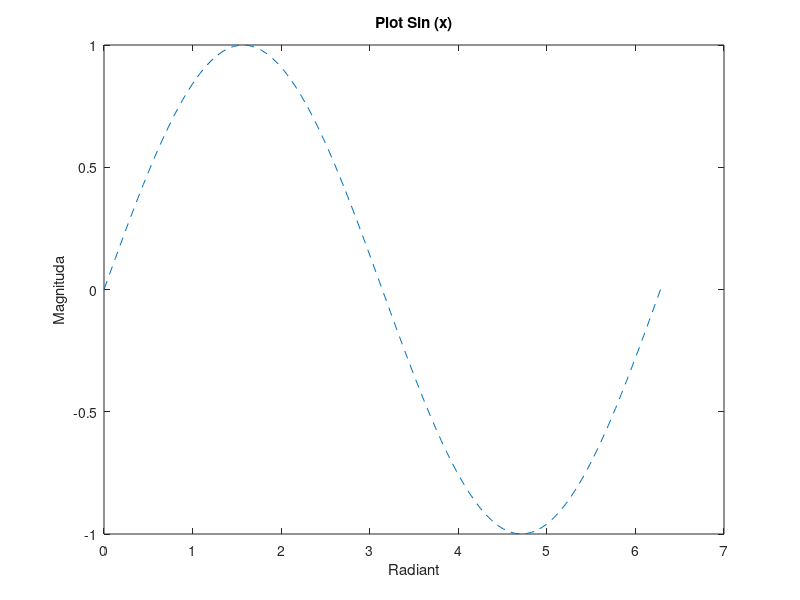
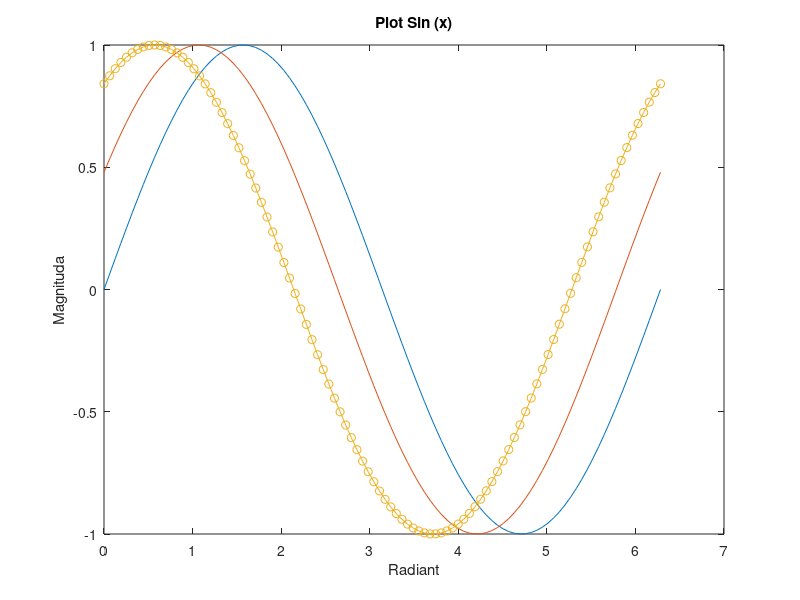
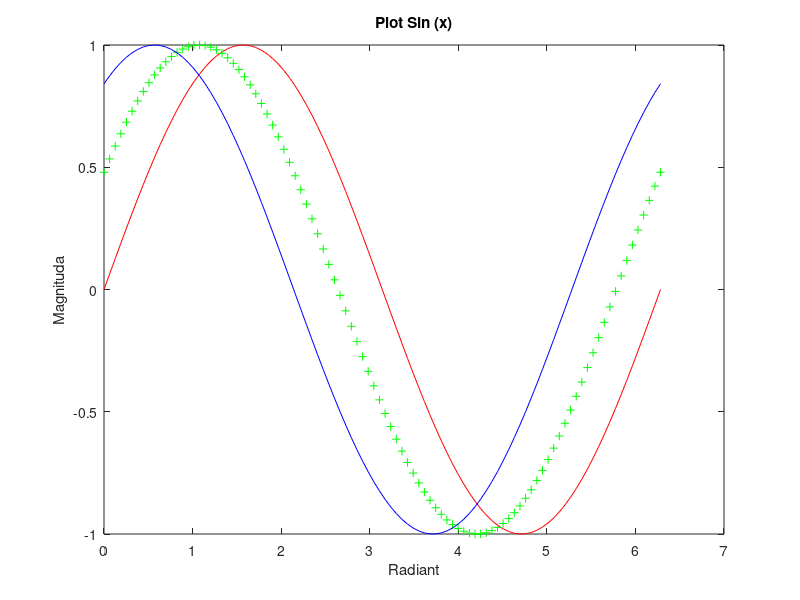
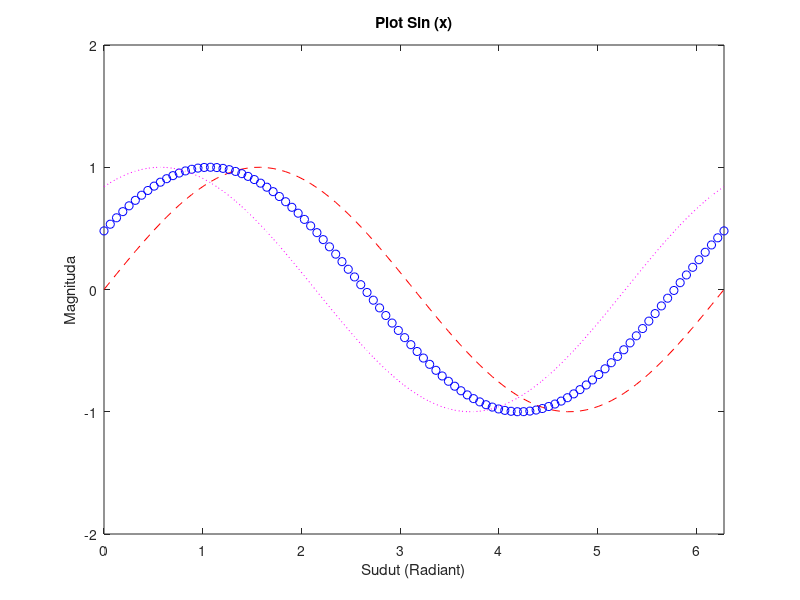

Reproduce these figures in MATLAB, in order.
clear
clc

% Range
% x = 1 : 5

x = linspace(0,2*pi,100);
y1 = sin(x);
y2 = sin(x + 0.5); % Geser ke kanan 0.5
y3 = sin(x + 1); % Geser ke kanan 1

% Single Lines
figure(1);
plot(x,y1,'--');

% Membuat Nama Figure 1
title('Plot Sin (x)'); % Judul
xlabel('Radiant');     % Sumbu X
ylabel('Magnituda');   % Sumbu y

% ----------------------------------------------------------------------

% Multi Lines
figure(2);
plot(x,y1,x,y2,x,y3,'o-') % Membuat 3 Koordinat

% Membuat Nama Figure 2
title('Plot Sin (x)'); % Judul
xlabel('Radiant');     % Sumbu X
ylabel('Magnituda');   % Sumbu y

% ----------------------------------------------------------------------

% Multi Lines dengan perintah warna sesuai Keinginan (custom)
figure(3);
plot(x,y1,'r',x,y2,'g++',x,y3,'b') 

% Membuat Nama Figure 3
title('Plot Sin (x)'); % Judul
xlabel('Radiant');     % Sumbu X
ylabel('Magnituda');   % Sumbu y

% ----------------------------------------------------------------------

% Multi Lines dengan warna dan tipe garis
figure(4)
plot(x,y1,'r--',x,y2,'bo',x,y3,'m:')

% Axis
% axis([0 2*pi -1 1]);  % Grafik bentuk berbeda
axis([0 2*pi -2 2]);

% Membuat Nama Figure 4
title('Plot Sin (x)');     % Judul
xlabel('Sudut (Radiant)'); % Sumbu X
ylabel('Magnituda');       % Sumbu y



% Catatan :
% Figure fungsinya membuat 2 buah grafik di dalam 1 Program yang sama
% r = red, g = green, b = blue -- Kode warna
% belajar tipe-tipe garis o-, -. , : , -- , ++ , dll.

